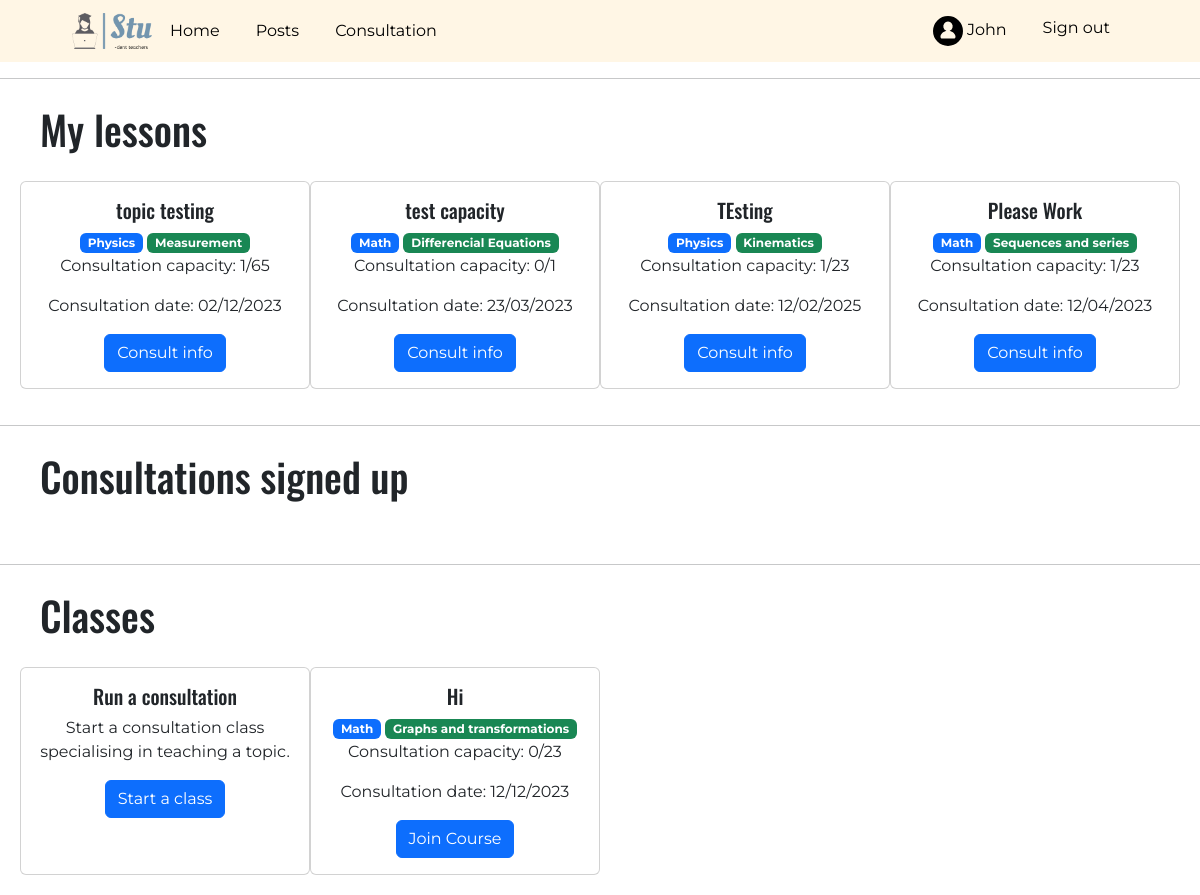
/consultations (signed in), run on the app's committed database.
### tables this page shows
CREATE TABLE "Users" (
	"Email"	TEXT NOT NULL UNIQUE,
	"Password"	TEXT NOT NULL,
	"Username"	TEXT NOT NULL,
	"Year"	INTEGER NOT NULL,
	"Image"	BLOB,
	PRIMARY KEY("Email")
);

CREATE TABLE "ConsultationClasses" (
	"ConsultationID"	INTEGER NOT NULL UNIQUE,
	"TeacherEmail"	TEXT NOT NULL,
	"Date"	TEXT NOT NULL,
	"Topic"	TEXT NOT NULL,
	"Capacity"	INTEGER NOT NULL DEFAULT 0,
	"MaxCapacity"	INTEGER NOT NULL,
	"Title"	TEXT NOT NULL,
	"Description"	TEXT,
	FOREIGN KEY("TeacherEmail") REFERENCES "Users"("Email"),
	PRIMARY KEY("ConsultationID" AUTOINCREMENT)
);

CREATE TABLE "Subjects" (
	"SubjectID"	INTEGER NOT NULL UNIQUE,
	"Subject"	TEXT NOT NULL,
	"Topic"	TEXT NOT NULL,
	"Year"	INTEGER NOT NULL,
	FOREIGN KEY("Subject") REFERENCES "SubjectNames"("Subject"),
	PRIMARY KEY("SubjectID" AUTOINCREMENT)
);

### app.py (the view, shortened to what this page needs)
@app.route("/consultations", methods=["POST", "GET"])
def consultations():
    if request.cookies.get('Email'):
        if request.method == "GET":
            username = getUsername()
            db=sqlite3.connect(db_path)
            query = """
            SELECT *, Subject
            FROM ConsultationClasses, Subjects
            WHERE ConsultationClasses.Topic = Subjects.Topic
            """
            cursor = db.execute(query)
            consultations = cursor.fetchall()
            cursor.close()
            query = """
            SELECT Subject
            FROM SubjectNames
            """
            cursor = db.execute(query)
            subjects = cursor.fetchall()
            cursor.close()
            query = """
            SELECT *
            FROM Students
            WHERE StudentEmail = ?
            """
            cursor = db.execute(query, (request.cookies.get('Email'),))
            allSignUpsGET = cursor.fetchall()
            cursor.close()
            db.close()
            db=sqlite3.connect(db_path)
            query = """
            SELECT MessageID, ConsultationID, Message, ConsultationChat.Email, Username
            FROM ConsultationChat, Users
            WHERE Users.Email = ConsultationChat.Email
            ORDER BY MessageID DESC
            """
            cursor = db.execute(query)
            chat = cursor.fetchall()
            cursor.close()
            db.close()
            arr = []
            for i in allSignUpsGET:
                arr.append(i[1])
            print(arr)
            return render_template('consultation.html', result=username, consultations=consultations, subjects=subjects, email=request.cookies.get('Email'), signUp=arr, chat=chat)
    else:
        return redirect(url_for('login'))

### app.py (called while the page is built)
def getUsername():
    db = sqlite3.connect(db_path)
    query = """
    SELECT Username
    FROM Users
    WHERE Email = ?
    """
    cursor=db.execute(query, (request.cookies.get('Email'),))
    result = cursor.fetchall()
    cursor.close()
    db.close()
    return result[0][0]

### templates/consultation.html (shortened to what this page needs)
<!DOCTYPE html>
<html>
	<head>
		<link rel="stylesheet" href="../static/css/consultation.css">
		<link href="https://cdn.jsdelivr.net/npm/bootstrap@5.2.2/dist/css/bootstrap.min.css" rel="stylesheet">
	</head>
	<body>
		<div style="background-color: #FFF6E5;">
			<nav class="navbarAddition navbar navbar-expand-lg">
			<div class="container-fluid">
			<a href="{{url_for('home')}}"><img src="static/images/projectImages/darkStuLogo.png" width="80px" height="auto" alt="Not Found" onerror=this.src="static/images/person.jpeg"></a>
			<div class="collapse navbar-collapse" id="navbarSupportedContent">
				<ul class="navbar-nav">
					<li class="navbarText nav-item">
						<a class="Text nav-link active" aria-current="page" href="{{url_for('home')}}">Home</a>
					</li>
					<li class="navbarText nav-item">
						<a class="Text nav-link active" aria-current="page" href="{{url_for('posting')}}">Posts</a>
					</li>
                    <li class="navbarText nav-item">
						<a class="Text nav-link active" aria-current="page" href="{{url_for('consultations')}}">Consultation</a>
					</li>
				</ul>
			</div>
			{% if login == False %}
			<div class="collapse navbar-collapse justify-content-end" id="navbarSupportedContent">
				<ul class="navbar-nav">
					<li class="navbarText nav-item">
						<a class="Text nav-link" href="{{url_for('login')}}">Login</a>
					</li>
					<li class="navbarText nav-item">
						<a class="Text nav-link" href="{{url_for('signup')}}">Sign up</a>
					</li>
                    <li class="navbarText nav-item">
						<a class="Text nav-link active" aria-current="page" href="{{url_for('consultations')}}">Consultation</a>
					</li>
				</ul>
			</div>
			{% else %}
			<div class="collapse navbar-collapse justify-content-end" id="navbarSupportedContent">
				<ul class="navbar-nav">
					<li class="navbarText nav-item">
						<a class="Text nav-link" href="{{url_for('profile')}}">
						<svg xmlns="http://www.w3.org/2000/svg" viewBox="0 0 16 16" width="30" height="30"><path fill-rule="evenodd" d="M8 16A8 8 0 108 0a8 8 0 000 16zm.847-8.145a2.502 2.502 0 10-1.694 0C5.471 8.261 4 9.775 4 11c0 .395.145.995 1 .995h6c.855 0 1-.6 1-.995 0-1.224-1.47-2.74-3.153-3.145z"></path></svg>
						{{result}}
						</a>
					</li>
					<li class="navbarText nav-item">
						<a class="Text nav-link" href="{{url_for('signout')}}">Sign out</a>
					</li>
				</ul>
			</div>
			{% endif %}
			</div>
			</nav>
        </div>
        <hr>
        <h1 class="text">My lessons</h1>
        <div class="content">
            {% for classes in consultations %}
                {% if classes[1] == email %}
                <div class="cardSize card text-center">
                    <div class="card-body">
                        <h5 class="card-title">{{classes[6]}}</h5>
                        <span class="badge text-bg-primary">{{classes[9]}}</span>
                        <span class="badge text-bg-success">{{classes[3]}}</span>
                        <p class="card-text">Consultation capacity: {{classes[4]}}/{{classes[5]}}</p>
                        <p class="card-text">Consultation date: {{classes[2][:2]}}/{{classes[2][2:4]}}/{{classes[2][4:]}}</p>
                        <button type="button" class="btn btn-primary" data-bs-toggle="modal" data-bs-target="#exampleModal{{classes[0]}}">
                            Consult info
                        </button>
                    </div>
                </div>
                {%endif%}
            {% endfor %}
        </div>
        <hr>
        <h1 class="text">Consultations signed up</h1>
        <div class="content">
        </div>
        <hr>
        <h1 class="text">Classes</h1>
        <div class="content">
            <div class="cardSize card text-center">
                <div class="card-body">
                    <h5 class="card-title">Run a consultation</h5>
                    <p class="card-text">Start a consultation class specialising in teaching a topic.</p>
                    <button type="button" class="btn btn-primary" data-bs-toggle="modal" data-bs-target="#exampleModal">
                        Start a class
                    </button>
                </div>
            </div>
            {% for classes in consultations %}
                {% if classes[1] != email %}
                {% if classes[0] not in signUp %}
                <div class="cardSize card text-center">
                    <div class="card-body">
                        <h5 class="card-title">{{classes[6]}}</h5>
                        <span class="badge text-bg-primary">{{classes[9]}}</span>
                        <span class="badge text-bg-success">{{classes[3]}}</span>
                        <p class="card-text">Consultation capacity: {{classes[4]}}/{{classes[5]}}</p>
                        <p class="card-text">Consultation date: {{classes[2][:2]}}/{{classes[2][2:4]}}/{{classes[2][4:]}}</p>
                        <button type="button" class="btn btn-primary" data-bs-toggle="modal" data-bs-target="#exampleModal{{classes[0]}}">
                            Join Course
                        </button>
                    </div>
                </div>
                {%endif%}
                {%endif%}
            {% endfor %}
        </div>
    </body>
</html>

### static/css/consultation.css (style rules this page uses)
* { margin:0; padding:0; font-family: "Montserrat",sans-serif; }
h1, h2, h3, h4, h5, h6 { font-family: "Oswald",sans-serif; font-weight: bold; }
.navbarAddition { width: 90%; margin: auto; padding: 35px 0; display:flex; align-items: center; justify-content: space-between; }
.navbarText { margin: 0 10px; }
a { transition: color 0.2s, transform 0.2s, transform-origin 0.2s; color: black !important; transform-origin: center; }
.content { padding:20px; display: flex; flex-wrap: wrap; }
.cardSize { width: 25%; }
.text { padding-left: 40px; padding-top: 10px; }

### data on the page
Users: Username "John"
ConsultationClasses: Title "topic testing", Subject "Physics", Topic "Measurement", Capacity "1", MaxCapacity "65", Date "02", Date "12", Date "2023"
ConsultationClasses: Title "test capacity", Subject "Math", Topic "Differencial Equations", Capacity "0", MaxCapacity "1", Date "23", Date "03", Date "2023"
ConsultationClasses: Title "TEsting", Subject "Physics", Topic "Kinematics", Capacity "1", MaxCapacity "23", Date "12", Date "02", Date "2025"
ConsultationClasses: Title "Please Work", Subject "Math", Topic "Sequences and series", Capacity "1", MaxCapacity "23", Date "12", Date "04", Date "2023"
ConsultationClasses: Title "Hi", Subject "Math", Topic "Graphs and transformations", Capacity "0", MaxCapacity "23", Date "12", Date "2023"
